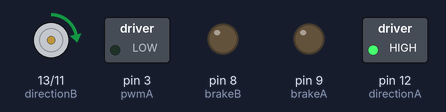
A sketch run on a simulated Arduino Uno, built with avr-gcc and run on an emulated ATmega328P. Shown: direction and speed pins drawn as motors (green arrow = direction pin HIGH = forward, orange = LOW = backward, longer = more drive), switched loads named in the sketch (green lamp = pin HIGH), output pins drawn as LEDs (lit = HIGH).

Above: at 2.5 s.
At 7.5 s:
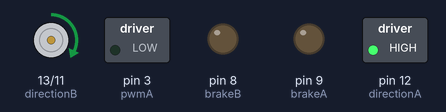
Timing chart, 0 to 13.0 s (numbered marks = the images above):
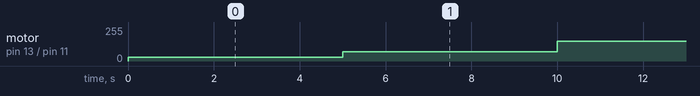

Measured:
- by itself, motor on pin 13 (directionB) / pin 11 (pwmB): stopped → forward 30/255 at 0.00 s, → forward 70/255 5.0 s later, → forward 150/255 5.0 s later, → forward 255/255 5.0 s later, … (26 changes in this stretch)

The sketch:

noisy_pwm.ino
```cpp
/*
 * This program aims for testing pwm on arduino motor controller shield
 * Since there is no control over pwm frequency, it is possible that the motor
 * will make an acustic noise as it does for my motor.
 *
 * Author: Oscar lima (olima_84@yahoo.com)
 *
 * Check the next program to avoid the acustic noise by increasing the pwm
 * frequency value
 *
 */

// arduino motor shield pins definition
int pwmA = 3;
int pwmB = 11;
int directionA = 12;
int directionB = 13;
int brakeA = 9;
int brakeB = 8;
int currentA = 0;
int currentB = 1;
// finish motor pin definition

int pwmValue = 0;

void setup()
{
	// initialize pins as input or output accordingly
	pinMode(pwmA, OUTPUT);
	pinMode(pwmB, OUTPUT);
	pinMode(directionA, OUTPUT);
	pinMode(directionB, OUTPUT);
	pinMode(brakeA, OUTPUT);
	pinMode(brakeB, OUTPUT);
	pinMode(currentA, INPUT);
	pinMode(currentB, INPUT);

	//Disable the brake
	digitalWrite(brakeA, LOW);
	digitalWrite(brakeB, LOW);

	//set motor rotation
	digitalWrite(directionA, HIGH);   // turn A forward
	digitalWrite(directionB, HIGH);   // turn B forward

}

void loop()
{
	// set low pwm duty cycle value
	analogWrite(pwmB, 30);
	// wait for some time
	delay(5000);

	// set medium low pwm duty cycle value
	analogWrite(pwmB, 70);
	// wait for some time
	delay(5000);


	// set medium pwm duty cycle value
	analogWrite(pwmB, 150);
	// wait for some time
	delay(5000);

	// set maximum pwm duty cycle value
	analogWrite(pwmB, 255);
	// wait for some time
	delay(5000);
}
```
